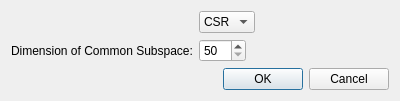
<?xml version="1.0" encoding="UTF-8"?>
<ui version="4.0">
 <class>ConfigCSDialog</class>
 <widget class="QDialog" name="ConfigCSDialog">
  <property name="geometry">
   <rect>
    <x>0</x>
    <y>0</y>
    <width>400</width>
    <height>101</height>
   </rect>
  </property>
  <property name="sizePolicy">
   <sizepolicy hsizetype="Minimum" vsizetype="Minimum">
    <horstretch>0</horstretch>
    <verstretch>0</verstretch>
   </sizepolicy>
  </property>
  <property name="windowTitle">
   <string>Dialog</string>
  </property>
  <layout class="QVBoxLayout" name="verticalLayout">
   <item>
    <layout class="QFormLayout" name="formLayout">
     <property name="fieldGrowthPolicy">
      <enum>QFormLayout::FieldsStayAtSizeHint</enum>
     </property>
     <item row="0" column="1">
      <widget class="QComboBox" name="CaliMethodCB">
       <item>
        <property name="text">
         <string>CSR</string>
        </property>
       </item>
      </widget>
     </item>
     <item row="1" column="0">
      <widget class="QLabel" name="DimCCA">
       <property name="text">
        <string>Dimension of Common Subspace:</string>
       </property>
      </widget>
     </item>
     <item row="1" column="1">
      <widget class="QSpinBox" name="DimCCASB">
       <property name="minimum">
        <number>50</number>
       </property>
       <property name="maximum">
        <number>500</number>
       </property>
      </widget>
     </item>
    </layout>
   </item>
   <item>
    <layout class="QHBoxLayout" name="horizontalLayout">
     <item>
      <spacer name="horizontalSpacer">
       <property name="orientation">
        <enum>Qt::Horizontal</enum>
       </property>
       <property name="sizeHint" stdset="0">
        <size>
         <width>40</width>
         <height>20</height>
        </size>
       </property>
      </spacer>
     </item>
     <item>
      <widget class="QDialogButtonBox" name="buttonBox">
       <property name="sizePolicy">
        <sizepolicy hsizetype="Fixed" vsizetype="Fixed">
         <horstretch>0</horstretch>
         <verstretch>0</verstretch>
        </sizepolicy>
       </property>
       <property name="orientation">
        <enum>Qt::Horizontal</enum>
       </property>
       <property name="standardButtons">
        <set>QDialogButtonBox::Cancel|QDialogButtonBox::Ok</set>
       </property>
      </widget>
     </item>
    </layout>
   </item>
  </layout>
 </widget>
 <resources/>
 <connections/>
</ui>
